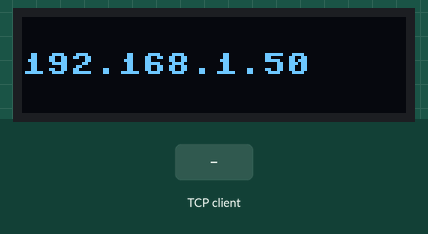
Simulated run of this program. Board: ESP32 board running MicroPython. Parts: 128×32 one-colour display. The inputs (shaded band) are chosen by the test bench. WiFi joins after 1.5 s; one TCP client connects 1 s after the port opens and stays connected; library files of the repository ran but are not shown: ssd1306.py; what the program prints to the serial console is not drawn.

Above: at 3.3 s.
3.4 s: the TCP client sends "1"
Timing chart, 0 to 6.4 s (numbered marks = the images above; inputs shaded):
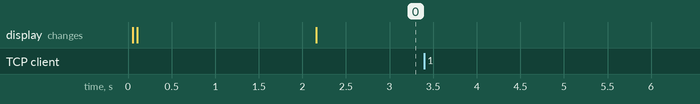

The program:

Esp32C3_oled.py
```python
import network
import usocket as socket
import time
from machine import Pin, UART, I2C
from ssd1306 import SSD1306_I2C

# 配置 UART
uart = UART(1, baudrate=9600, tx=Pin(0), rx=Pin(1))
i2c = I2C(0, scl=Pin(5), sda=Pin(4), freq=100000)
oled = SSD1306_I2C(128, 32, i2c)

IP_self = "0.0.0.0"


def connect_to_wifi(ssid, password):
    oled.fill(0)
    oled.text("Connecting WIFI", 0, 12)
    oled.show()

    wlan = network.WLAN(network.STA_IF)
    wlan.active(True)
    if wlan.isconnected():
        print('当前已连接到 Wi-Fi，正在断开连接...')
        wlan.disconnect()
    wlan.connect(ssid, password)
    while not wlan.isconnected():
        time.sleep(1)
        print("connecting")
    print('WiFi connected')
    print('IP address:', wlan.ifconfig()[0])
    IP_self = wlan.ifconfig()[0]

    oled.fill(0)
    oled.text(wlan.ifconfig()[0], 0, 12)
    oled.show()


def flush_uart_buffer():
    while uart.any():
        uart.read()  # 一次性读取所有积压数据


def start_server():
    # 创建套接字并绑定到端口80 TCP
    s = socket.socket(socket.AF_INET, socket.SOCK_STREAM)
    s.bind(('', 80))
    s.listen(5)
    print('Listening on socket...')

    while True:
        print("Listening")
        conn, addr = s.accept()
        print('Connected by', addr)
        request = conn.recv(1024)
        print('Receive:', request)

        conn.close()

        # 转发给CH9329
        uart.write(request)
        flush_uart_buffer()  # 清空未读数据


if __name__ == '__main__':
    # 连接到 Wi-Fi， WIFI名称、密码
    Wifi_Name = '*********'
    Wifi_Password = '*************'
    connect_to_wifi(Wifi_Name, Wifi_Password)
    # 启动服务器
    start_server()
```

Measured:
- after the input at 3.4 s, every drawn part: stays the same
